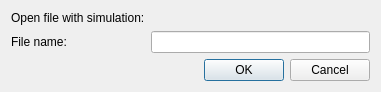
<?xml version="1.0" encoding="UTF-8"?>
<ui version="4.0">
 <class>Dialog</class>
 <widget class="QDialog" name="Dialog">
  <property name="geometry">
   <rect>
    <x>0</x>
    <y>0</y>
    <width>381</width>
    <height>89</height>
   </rect>
  </property>
  <property name="windowTitle">
   <string>Dialog</string>
  </property>
  <layout class="QFormLayout" name="formLayout">
   <item row="0" column="0">
    <widget class="QLabel" name="title">
     <property name="text">
      <string>Open file with simulation:</string>
     </property>
    </widget>
   </item>
   <item row="1" column="0">
    <widget class="QLabel" name="filename">
     <property name="text">
      <string>File name:</string>
     </property>
     <property name="buddy">
      <cstring>filenameLine</cstring>
     </property>
    </widget>
   </item>
   <item row="1" column="1">
    <widget class="QLineEdit" name="filenameLine"/>
   </item>
   <item row="2" column="1">
    <widget class="QDialogButtonBox" name="buttonBox">
     <property name="orientation">
      <enum>Qt::Horizontal</enum>
     </property>
     <property name="standardButtons">
      <set>QDialogButtonBox::Cancel|QDialogButtonBox::Ok</set>
     </property>
    </widget>
   </item>
  </layout>
 </widget>
 <resources/>
 <connections>
  <connection>
   <sender>buttonBox</sender>
   <signal>accepted()</signal>
   <receiver>Dialog</receiver>
   <slot>accept()</slot>
   <hints>
    <hint type="sourcelabel">
     <x>248</x>
     <y>254</y>
    </hint>
    <hint type="destinationlabel">
     <x>157</x>
     <y>274</y>
    </hint>
   </hints>
  </connection>
  <connection>
   <sender>buttonBox</sender>
   <signal>rejected()</signal>
   <receiver>Dialog</receiver>
   <slot>reject()</slot>
   <hints>
    <hint type="sourcelabel">
     <x>316</x>
     <y>260</y>
    </hint>
    <hint type="destinationlabel">
     <x>286</x>
     <y>274</y>
    </hint>
   </hints>
  </connection>
 </connections>
</ui>
